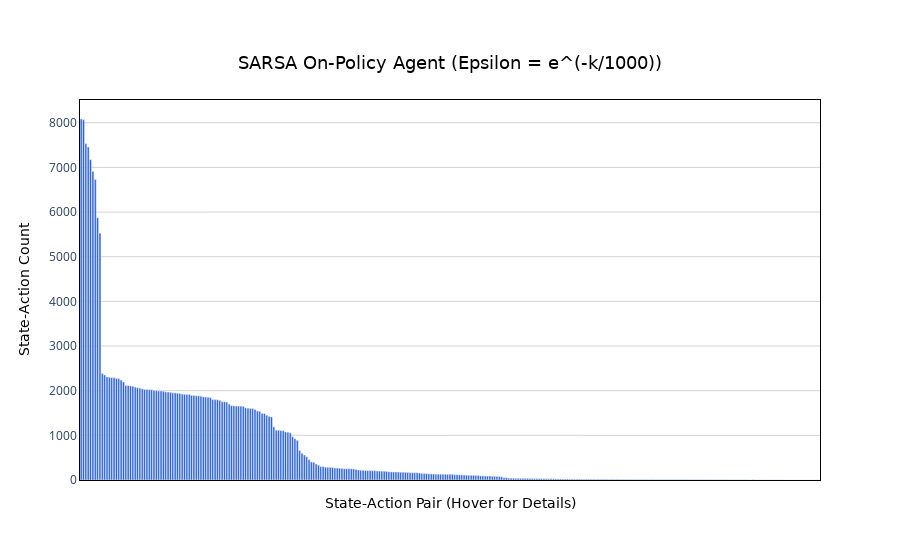

Notebook code cell kept with this figure:
### Code cell
plot_state_action_counts(sarsa_agent_3.n_counter, "SARSA On-Policy Agent (Epsilon = e^(-k/1000))")

### Figure 1 — Plotly figure (JSON) as saved in the notebook; plotly's stock layout.template omitted (floating-point values rounded to 4 significant figures; data arrays with more than 128 entries replaced by an {"elided": "..."} marker saying what was removed)
{"data": [{"hoverinfo": "text", "hoverlabel": {"bgcolor": "rgba(60, 60, 60, 0.85)", "bordercolor": "rgba(60, 60, 60, 0.85)", "font": {"color": "white", "family": "DejaVu Sans, Arial, sans-serif"}}, "hovertext": {"elided": "315 str values"}, "marker": {"color": "#245cd4"}, "type": "bar", "x": {"elided": "315 str values"}, "y": {"elided": "315 int values"}}], "layout": {"plot_bgcolor": "white", "title": {"font": {"color": "black", "family": "DejaVu Sans, Arial, sans-serif", "size": 18}, "text": "SARSA On-Policy Agent (Epsilon = e^(-k/1000))", "x": 0.5, "xanchor": "center", "y": 0.9, "yanchor": "top"}, "xaxis": {"linecolor": "black", "linewidth": 1, "mirror": true, "showline": true, "tickmode": "array", "ticktext": [], "tickvals": [], "title": {"font": {"color": "black", "family": "DejaVu Sans, Arial, sans-serif", "size": 14}, "text": "State-Action Pair (Hover for Details)"}}, "yaxis": {"gridcolor": "lightgray", "gridwidth": 1, "linecolor": "black", "linewidth": 1, "mirror": true, "showgrid": true, "showline": true, "title": {"font": {"color": "black", "family": "DejaVu Sans, Arial, sans-serif", "size": 14}, "text": "State-Action Count"}}}}
